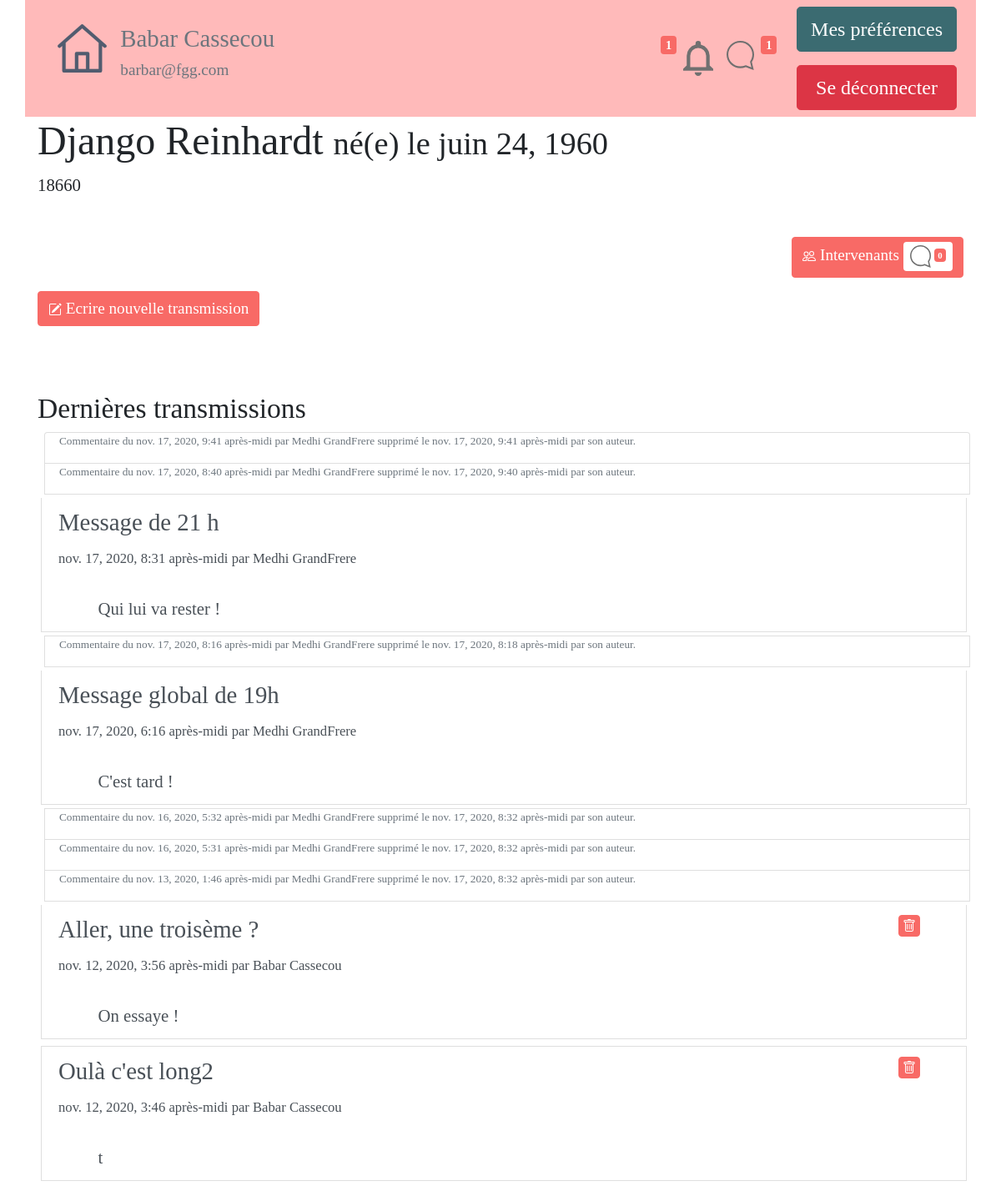
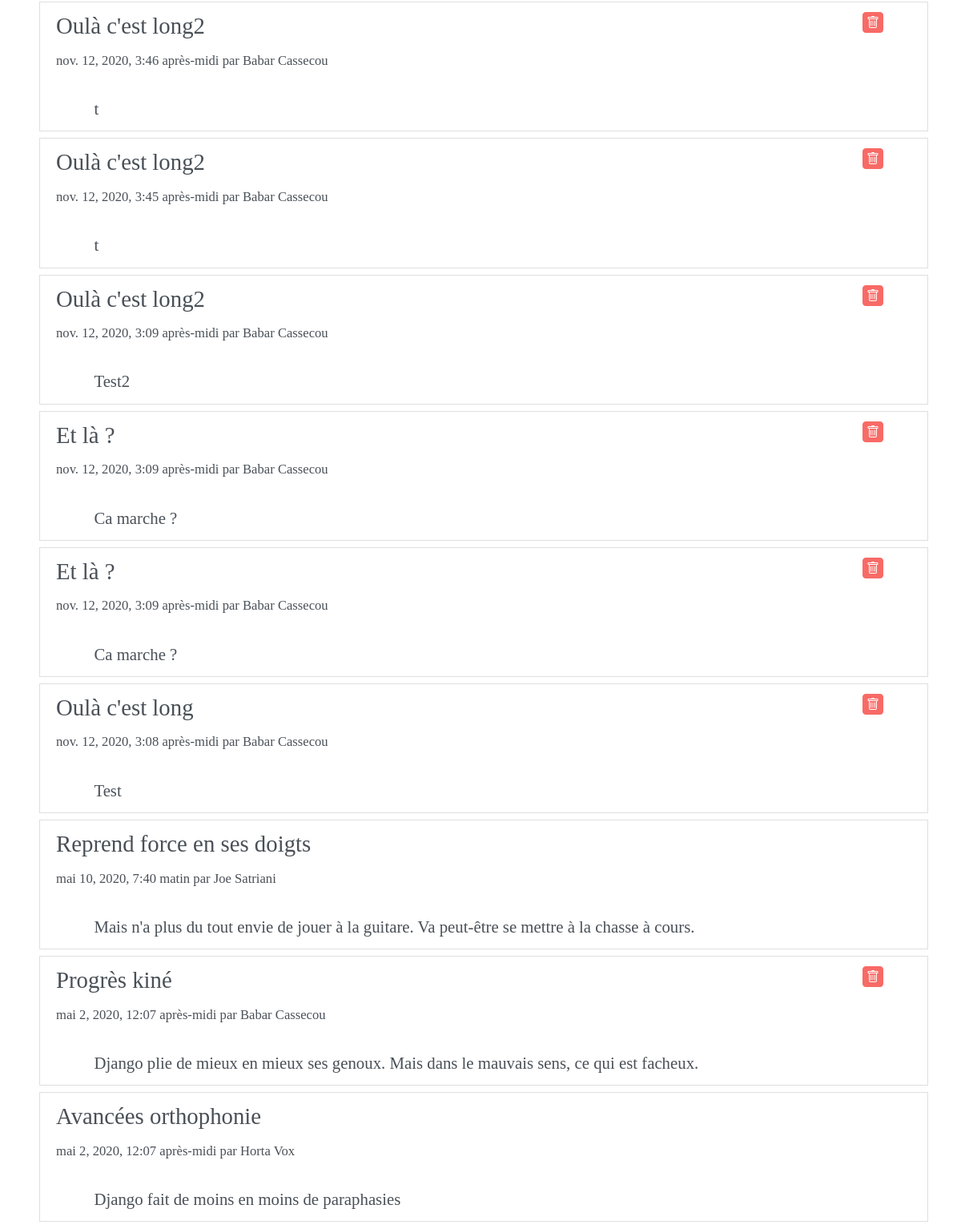
Page /tablecom/CarnetVisu/1 (signed in) on the committed database (2 pictures, top to bottom).
### tablecom/models.py (models this page shows, shortened)
class ChildSNotebook(models.Model): #name of table that contain differents "carnets" for each child
    active=models.BooleanField(default=True)
    name = models.CharField(max_length=80, verbose_name="Nom")
    forename = models.CharField(max_length=80, verbose_name="Prénom")
    date_of_birth = models.DateField(verbose_name="Date de naissance")
    id_RespLeg = models.CharField(max_length=20,verbose_name="Id responsables legaux", default="")  # id of childs attached to LR
    num_ident=models.CharField( verbose_name="Identifiant sécurité sociale",max_length=20)
    id_prof_auth=models.TextField(max_length=1200, verbose_name="Id Professionnels Rattachés")
    articles_id=models.TextField(max_length=2500, verbose_name="Id des articles rattachés", default="")
    class Meta:
        verbose_name = "Carnet Enfant"
        ordering = ['date_of_birth']
    def __str__(self):
        return self.name

class Article(models.Model): #table of differents "notes", or "articles" that will be created by Pro or LR
    active = models.BooleanField(default=True) #is active or not (deleted ?)
    id_Professionnal=models.IntegerField(verbose_name='Id Professionnel')
    title = models.CharField(max_length=255, verbose_name="Titre")
    content = models.TextField(null=False, verbose_name="Contenu")
    date = models.DateTimeField(default=datetime.now(),
                                verbose_name="Date de parution")
    valid_art=models.BooleanField(default=True) #validation or not of the article by legal Responsible
    DeletedDate = models.DateTimeField(verbose_name="Date de supression")
    class Meta:
        verbose_name = "article"
        ordering = ['date']

### tablecom/views.py (the view)
# urls.py: path('CarnetVisu/<id_carnet>',views.ChildSNotebookVisu, name="ChildSNotebookVisu"),
def ChildSNotebookVisu(request,id_carnet):
    if request.user.has_perm("tablecom.CSNB{0}_access".format(id_carnet)):
        carnet = get_object_or_404(ChildSNotebook, id=id_carnet)
        print("Ouverture d'un carnet",id_carnet, carnet)
        carnet.notif_message = notif_message_by_CNB(request, id_carnet)
        listArticlesString= carnet.articles_id #catch list of articles ID
        newListOfArticles=list_of_articles(listArticlesString)
        newListOfArticles.reverse() #reverse list of articles to makes the last wroten the first printend
        """about notifications ..."""
        notif_fil_reset(request,id_carnet) #will call this function in notifications/modules_complementaires.py
        CarrierList = GlobalCarrier(request)  # will carry all necessary variables (for notification, ...)
        return render(request, 'tablecom/ChildSNotebook.html', locals())

### notifications/modules_complementaires.py (called while the page is built)
def CheckNCreateNotifFieldForIdCorrespondant(request,id_correspondant):  # will check if a "notification" entry exist for this user, if not create
    try:
        entreeNotifIdUser = Notifications.objects.get(user_id=id_correspondant)  # will catch the userspecific line
    except:
        try:
            Notifications.objects.create(user_id=id_correspondant)
            entreeNotifIdUser = Notifications.objects.get(user_id=id_correspondant)
        except:
            print("Problème de création de l'entrée des notifications")
    return entreeNotifIdUser

def stringTodict(stringToWorkWith):
    listTemp = stringToWorkWith.split(",")
    dictCreated = {}
    for item in listTemp:
        if item != '':
            minilist = item.split(":")
            dictCreated[minilist[0]] = minilist[1]
    return dictCreated

def notif_fil_reset(request, carnet_id):
    entreeNotifIdUser = Notifications.objects.get(user_id=request.user.pk)  # entry of user's notification table
    dicoTemp = stringTodict(entreeNotifIdUser.NotifFil)
    dicoTemp[carnet_id] = "0"
    newString = ""
    for cle, valeur in dicoTemp.items():
        newString += (cle + ":" + valeur + ",")
    entreeNotifIdUser.NotifFil = newString
    entreeNotifIdUser.save()

def notif_fil_global_count(request):
    entreeNotifIdUser = Notifications.objects.get(user_id=request.user.pk)  # entry of user's notification table
    dicoTemp = stringTodict(entreeNotifIdUser.NotifFil)
    somme = int()
    for valeur in dicoTemp.values():
        somme += int(valeur)
    return somme

def getGlobalCountOfDirectMessage(request):
    NotifTempLine=CheckNCreateNotifFieldForIdCorrespondant(request,request.user.pk)
    StringNotifsMessagesForUser=NotifTempLine.NotifMessages
    if "," in StringNotifsMessagesForUser:
        splitedStringByCarnets = StringNotifsMessagesForUser[:-1].split(",") #:-1 to delete coma
    else: #if there is no coma, it means that there is no value at all
        splitedStringByCarnets=[]=[]
    totalnumber=int()
    for CarnetNotif in splitedStringByCarnets:
        totalnumber+=len(CarnetNotif.split(";"))
    return totalnumber

### tablecom/templates/tablecom/ChildSNotebook.html (shortened to what this page needs)
<!DOCTYPE html>
{% extends "tablecom/base.html" %}
{% block content %}
<div class="container">
<h1>{{ carnet.name }} {{ carnet.forename }} <span class="small"> né(e) le {{carnet.date_of_birth}}</span></h1>
<p class="infos">{{carnet.num_ident}}</p>
<br>
<div class="d-flex justify-content-end">
    <a href="{% url 'Message_Contact_List' carnet.id %}">
        <button type="button" class="btn btn-primary">
            <img src="/static/images/people.svg"/>
            Intervenants
            <span class="badge bg-white rounded p-0 m-0"><div class="container rounded p-1 m-0" ><img class="img-fluid w-50" src="/static/images/notif_mess_perso.svg"/>
                <span class="badge badge-primary">{{carnet.notif_message}}</span></div></span>
        </button>
    </a>
</div>
<p>
    <a href="{% url 'NewArticle' carnet.id %}">
        <button type="button" class="btn btn-primary">
            <img src="/static/images/write.svg"/>
            Ecrire nouvelle transmission
        </button>
    </a></p>
<br><br>
    <h3>Dernières transmissions </h3>
<div class="list-group">
    {% for article in newListOfArticles %}
        {% if article.active == 1 %}
        <div class="list-group-item list-group-item-action m-1">
            <div class="row">
                <div class="col-11">
                <h4> {{article.title}} </h4>
                <small>{{article.date}} par {{ article.auteur_first_name}} {{ article.auteur_last_name}}</small>
                </div>
                <div class="col-1">
                    {% if article.auteur_id == user.pk %}
                        <button type="button" class="btn btn-primary modal-dialog-centered p-1 " data-toggle="modal" data-target="#DeleteModal{{ article.pk }}">
                          <img class="img-fluid" alt="supprimer" src="/static/images/trash.svg"/>
                        </button>
                    {% endif %}
                </div>
            </div>
            <div class="row">
                <div class="marge3">
                    <br>{{article.content}}
                </div>
            </div>
        </div>
        {% else %}
        <div class="list-group-item list-group-item-action p-0 pl-4 m-0 ml-2 ">
            <div class="row">
                <small><small>
                    <p class="text-muted ml-2">Commentaire du {{article.date}} par {{ article.auteur_first_name}} {{ article.auteur_last_name}}
                    supprimé le {{ article.DeletedDate }} par son auteur.
                    </p>
                </small></small>
            </div>
        </div>
        {% endif %}
    {% empty %}
        <p>Aucun article trouvé.</p>
{% endfor %}
</div></div>
{% endblock %}

### tablecom/templates/tablecom/base.html (shortened to what this page needs)
<!DOCTYPE html>
    {% load static %}
    {% block head %}
        <html lang="fr">
        <head>
        <link rel="stylesheet" href="/static/style/bootstrapExportTheme/bootstrap.min.css" >
        <link rel="stylesheet" type="text/css" href="https://cdn.jsdelivr.net/npm/cookieconsent@3/build/cookieconsent.min.css" />
            <link rel="stylesheet" href="/static/style/stylefont.css" />
        </head>
    {% endblock %}
<body>
    <nav>
       {% block nav %}
            {% if user.is_authenticated %}
<div class="container" style="background:#ffbaba !important;">
    <div class="d-flex flex-wrap align-items-center">
          <div class="mr-auto p-3 ">
            <div class="d-flex justify-content-start">
                <div class="p-2"><a href="{% url 'accueil' %}"><img src="/static/images/home.svg" class="img-fluid"></a></div>
                <div class="p-2"><h4 class="text-secondary">{{ user.first_name }} {{ user.last_name }}</h4><h6 class="text-secondary"><p>{{ user.email }}</p></h6></div>
            </div>
          </div>
          <div class="p-3 ">
            <div class="d-flex">
                {% if CarrierList.1 == 0 %}
                <h6><span class="badge badge-secondary">{{ CarrierList.1 }}</span></h6>
                {% else %}
                <h6><span class="badge badge-primary">{{ CarrierList.1 }}</span></h6>
                {% endif %}
                <a href="{% url 'accueil' %}"><img src="{% static 'images/notif_fil_general.svg' %}" class="img-fluid p-2"></a>
                 <a href="{% url 'accueil' %}"><img src="{% static 'images/notif_mess_perso.svg' %}" class="img-fluid p-2"></a>
                {% if CarrierList.0 == 0 %}
                <h6><span class="badge badge-secondary">{{ CarrierList.0 }} </span></h6>
                {% else %}
                <h6><span class="badge badge-primary">{{ CarrierList.0 }}</span></h6>
                {% endif %}
            </div>
          </div>
          <div class="p- ">
            <div class="d-flex flex-column">
              <div class="p-2"><a href="{% url 'MyProfile' %}"><button type="button" class="btn btn-info btn-lg">Mes préférences</button></a></div>
              <div class="p-2"><a href="{% url 'deconnexion' %}"><button type="button" class="btn btn-danger btn-block btn-lg">Se déconnecter</button></a></div>
            </div>
          </div>
    </div>
</div>
            {% else %}
        <div class="container">
        </div>
            {% endif %}
       {% endblock %}
   </nav>
    {% block content %}Contenu à introduire{% endblock %}
</body>
</html>

### tablecom/templates/tablecom/base.html (style rules this page uses)
[class*="marge3"] { margin-left: 3em; }

### rows in the picture
ChildSNotebook: name "Django", forename "Reinhardt", date_of_birth "juin 24, 1960", num_ident "18660", notif_message "0"
Article: date "nov. 17, 2020, 9:41 après-midi", auteur_first_name "Medhi", auteur_last_name "GrandFrere", DeletedDate "nov. 17, 2020, 9:41 après-midi"
Article: date "nov. 17, 2020, 8:40 après-midi", auteur_first_name "Medhi", auteur_last_name "GrandFrere", DeletedDate "nov. 17, 2020, 9:40 après-midi"
Article: title "Message de 21 h", date "nov. 17, 2020, 8:31 après-midi", auteur_first_name "Medhi", auteur_last_name "GrandFrere", content "Qui lui va rester !"
Article: date "nov. 17, 2020, 8:16 après-midi", auteur_first_name "Medhi", auteur_last_name "GrandFrere", DeletedDate "nov. 17, 2020, 8:18 après-midi"
Article: title "Message global de 19h", date "nov. 17, 2020, 6:16 après-midi", auteur_first_name "Medhi", auteur_last_name "GrandFrere", content "C'est tard !"
Article: date "nov. 16, 2020, 5:32 après-midi", auteur_first_name "Medhi", auteur_last_name "GrandFrere", DeletedDate "nov. 17, 2020, 8:32 après-midi"
Article: date "nov. 16, 2020, 5:31 après-midi", auteur_first_name "Medhi", auteur_last_name "GrandFrere", DeletedDate "nov. 17, 2020, 8:32 après-midi"
Article: date "nov. 13, 2020, 1:46 après-midi", auteur_first_name "Medhi", auteur_last_name "GrandFrere", DeletedDate "nov. 17, 2020, 8:32 après-midi"
Article: title "Aller, une troisème ?", date "nov. 12, 2020, 3:56 après-midi", auteur_first_name "Babar", auteur_last_name "Cassecou", active True (drawn), content "On essaye !"
Article: title "Oulà c'est long2", date "nov. 12, 2020, 3:46 après-midi", auteur_first_name "Babar", auteur_last_name "Cassecou", active True (drawn), content "t"
Article: title "Oulà c'est long2", date "nov. 12, 2020, 3:46 après-midi", auteur_first_name "Babar", auteur_last_name "Cassecou", active True (drawn), content "t"
Article: title "Oulà c'est long2", date "nov. 12, 2020, 3:45 après-midi", auteur_first_name "Babar", auteur_last_name "Cassecou", active True (drawn), content "t"
Article: title "Oulà c'est long2", date "nov. 12, 2020, 3:09 après-midi", auteur_first_name "Babar", auteur_last_name "Cassecou", active True (drawn), content "Test2"
Article: title "Et là ?", date "nov. 12, 2020, 3:09 après-midi", auteur_first_name "Babar", auteur_last_name "Cassecou", active True (drawn), content "Ca marche ?"
Article: title "Et là ?", date "nov. 12, 2020, 3:09 après-midi", auteur_first_name "Babar", auteur_last_name "Cassecou", active True (drawn), content "Ca marche ?"
Article: title "Oulà c'est long", date "nov. 12, 2020, 3:08 après-midi", auteur_first_name "Babar", auteur_last_name "Cassecou", active True (drawn), content "Test"
Article: title "Reprend force en ses doigts", date "mai 10, 2020, 7:40 matin", auteur_first_name "Joe", auteur_last_name "Satriani", content "Mais n'a plus du tout envie de jouer à la guitare. Va peut-être se mettre à la chasse à cours."
Article: title "Progrès kiné", date "mai 2, 2020, 12:07 après-midi", auteur_first_name "Babar", auteur_last_name "Cassecou", active True (drawn), content "Django plie de mieux en mieux ses genoux. Mais dans le mauvais sens, ce qui est facheux."
Article: title "Avancées orthophonie", date "mai 2, 2020, 12:07 après-midi", auteur_first_name "Horta", auteur_last_name "Vox", content "Django fait de moins en moins de paraphasies"

### other values in the picture
{{ user.first_name }} "Babar"
{{ user.last_name }} "Cassecou"
{{ user.email }} "barbar@fgg.com"
{{ CarrierList.1 }} "1"
{{ CarrierList.0 }} "1"
